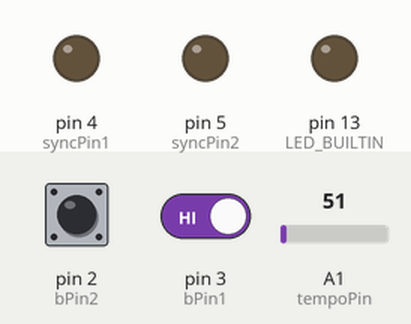
This sketch was run on a simulated Arduino Uno, built with avr-gcc and run on an emulated ATmega328P. On the bench: output pins drawn as LEDs (lit = HIGH). Dashed ring = blinking. The test bench sets the inputs (shaded band); at power-on: A1 (tempoPin) = 51, pin 2 (bPin2) HIGH, pin 3 (bPin1) HIGH. What the sketch prints to the serial monitor is not drawn.

Above: at 0.1 s.
3.3 s: A1 (tempoPin) set to 15
At 3.78 s:
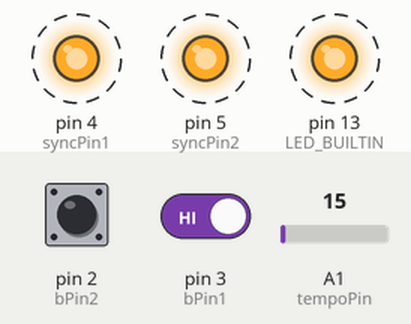
6.3 s: pin 2 (bPin2) pulled LOW for 0.15 s
At 7.12 s:
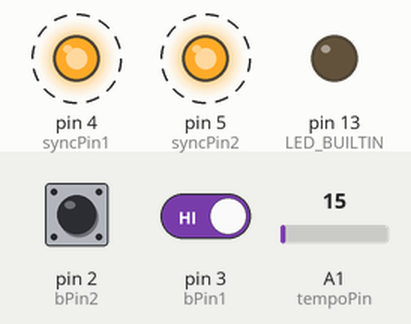
12.3 s: A1 (tempoPin) set to 30
15.3 s: pin 2 (bPin2) driven LOW and pin 3 (bPin1) driven LOW
Timing chart, 0 to 19.3 s (numbered marks = the images above; inputs shaded):
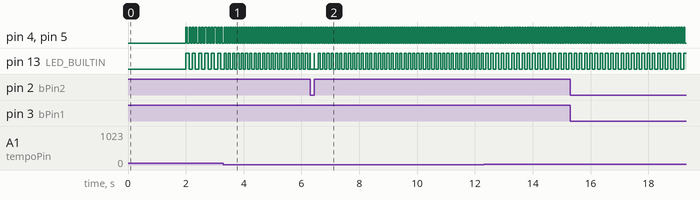

Measured:
- after the input at 3.3 s, pin 4 (syncPin1), pin 5 (syncPin2): alternates HIGH for 0.04 s and LOW for 0.04 s, starting after 0.10 s; pin 13 (LED_BUILTIN): alternates HIGH for 0.07 s and LOW for 0.07 s, starting after 0.10 s
- by itself, pin 4 (syncPin1), pin 5 (syncPin2): alternates HIGH for 0.06 s and LOW for 0.06 s
- by itself, pin 13 (LED_BUILTIN): alternates HIGH for 0.11 s and LOW for 0.11 s

The sketch:

Control.ino
```cpp
const int bPin1 = 3;  //Pin for push button 1
const int bPin2 = 2;  //Pin for push button 2
const int tempoPin = A1;
const int syncPin1 = 4;
const int syncPin2 = 5;

int tempo = 500;

bool bPin1State = true;
bool bPin2State = false;

void setup() {
  // put your setup code here, to run once:
  Serial.begin(9600);


  //pinMode(bPin1, INPUT);
  //pinMode(bPin2, INPUT);
  pinMode(syncPin1, OUTPUT);
  pinMode(syncPin2, OUTPUT);
  pinMode(LED_BUILTIN, OUTPUT);

  pinMode(bPin1,INPUT_PULLUP);
  pinMode(bPin2,INPUT_PULLUP);
  attachInterrupt(digitalPinToInterrupt(bPin1), button1, CHANGE);
  attachInterrupt(digitalPinToInterrupt(bPin2), button2, CHANGE);
  delay(2000);
}

void loop()
{

  while(true)
  {
  tempo = (analogRead(tempoPin) + 60)/2;


  digitalWrite(LED_BUILTIN, HIGH);
  digitalWrite(syncPin1, HIGH);
  digitalWrite(syncPin2, HIGH);
  delay(tempo);

  digitalWrite(syncPin1, LOW);
  digitalWrite(syncPin2, LOW);
  delay(tempo);

  tempo = (analogRead(tempoPin) + 60)/2;

  digitalWrite(LED_BUILTIN, LOW);
  digitalWrite(syncPin1, HIGH);
  digitalWrite(syncPin2, HIGH);
  delay(tempo);

  digitalWrite(syncPin1, LOW);
  digitalWrite(syncPin2, LOW);
  delay(tempo);
  }


}
void button1()
{
  if (bPin1State == false && bPin2State == true)
  {
    bPin1State = true;
    bPin2State = false;
    Serial.write(1);
  }
  digitalWrite(LED_BUILTIN, HIGH);
}

void button2()
{
  if (bPin1State == true && bPin2State == false)
  {
    bPin1State = false;
    bPin2State = true;
    Serial.write(2);
  }
  digitalWrite(LED_BUILTIN, LOW);
}
```
